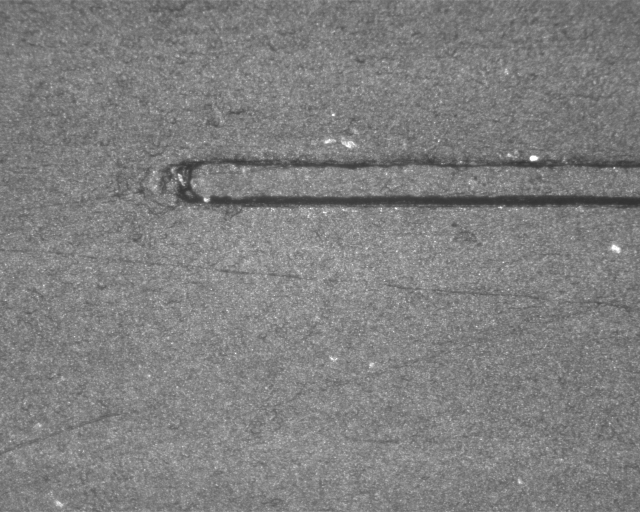
#> input picture 36.50_43.50_2.5x_0.15step_clear/2.50/36.50_13.40_3.48.png, 1280 x 1024 px, found by its file name (shown at 1/2 size); its folder holds 4 pictures in this run
$ python image_stitching.py
#> lines starting #> are read from the running program, lines starting #| are printed output that depends on the picture
import cv2
import numpy as np
import os

STEP_SIZE = 0.15   # in mm
print(int((STEP_SIZE*1000/50)*24))

folder_path = r'E:\College\Projects\FYP_BARC\_CAMERA_IMAGES_\36.50_43.50_2.5x_0.15step_clear\2.50'
contents = os.listdir(folder_path)

prev_img = None
for i in range(len(contents)):
    path = os.path.join(folder_path, contents[i])

    if i == 0:
        base_img = cv2.imread(path)
#> base_img is the input picture: shape (1024, 1280, 3); min 45, max 255, mean 127.6
        prev_img = base_img
    else:
        img = (cv2.imread(path))[:, -int((STEP_SIZE*1000/50)*24):]

        zeros_to_add = np.zeros((1024, 1040, 3), dtype=np.uint8)
        result = np.hstack((img, zeros_to_add))

        concatenated_image = cv2.hconcat([prev_img, result])
        concatenated_image = concatenated_image[:, :-1040]

        prev_img = concatenated_image
#> pass 2 of the loop `for i in range(len(contents)):`:
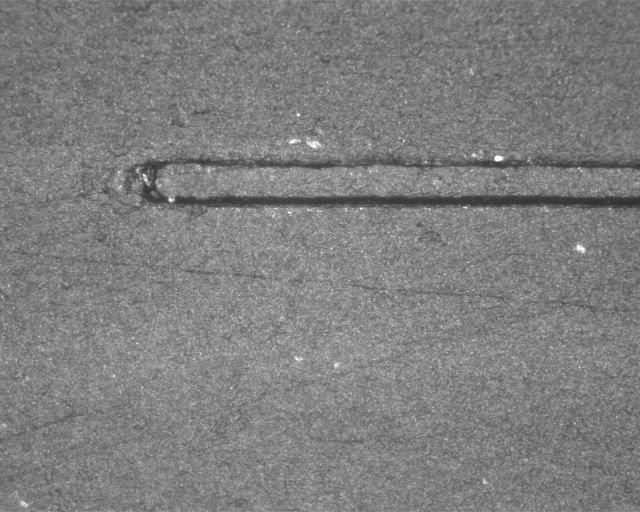
#> input picture 36.50_43.50_2.5x_0.15step_clear/2.50/36.65_13.40_3.48.png, 1280 x 1024 px, found by its file name (shown at 1/2 size)
#> `result = np.hstack((img, zeros_to_add))`:
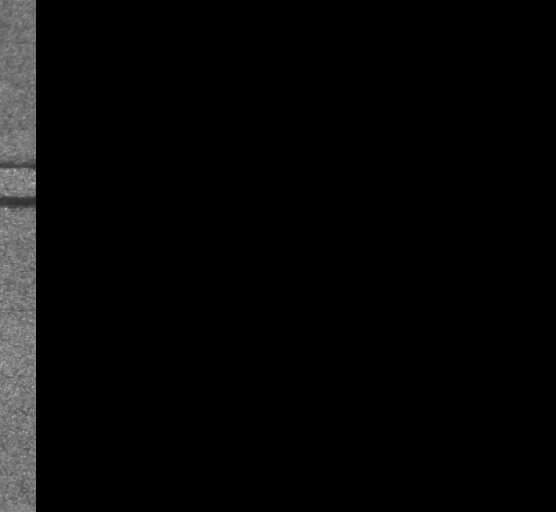
#> result: shape (1024, 1112, 3) (shown at 1/2 size); min 0, max 230, mean 7.6
#> `concatenated_image = concatenated_image[:, :-1040]`:
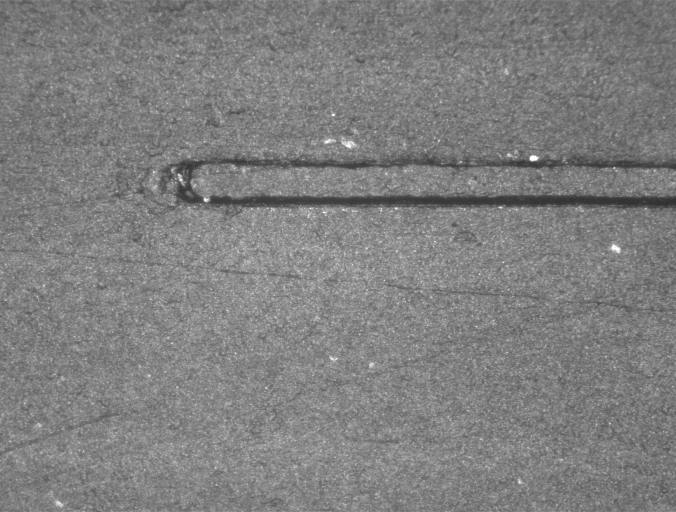
#> concatenated_image: shape (1024, 1352, 3) (shown at 1/2 size); min 45, max 255, mean 127.1
#> pass 3 of the loop `for i in range(len(contents)):`:
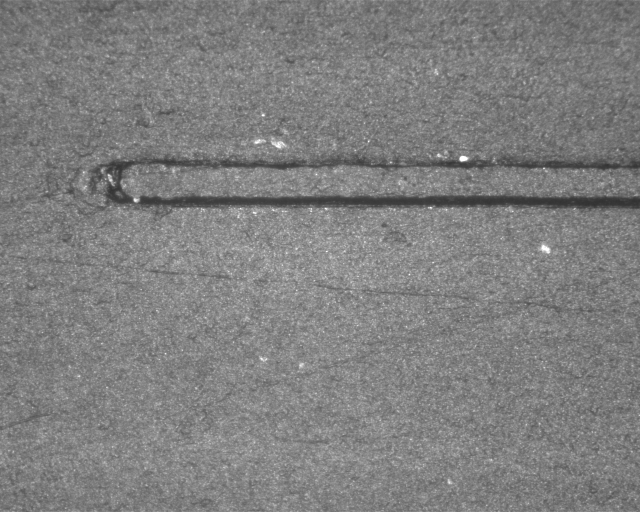
#> input picture 36.50_43.50_2.5x_0.15step_clear/2.50/36.80_13.40_3.48.png, 1280 x 1024 px, found by its file name (shown at 1/2 size)
#> `result = np.hstack((img, zeros_to_add))`:
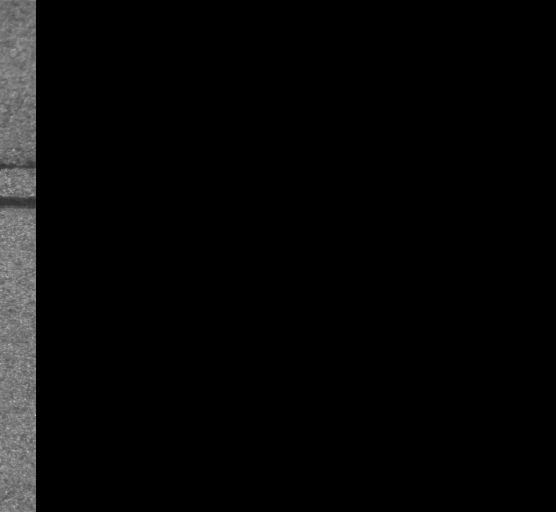
#> result: shape (1024, 1112, 3) (shown at 1/2 size); min 0, max 214, mean 7.7
#> `concatenated_image = concatenated_image[:, :-1040]`:
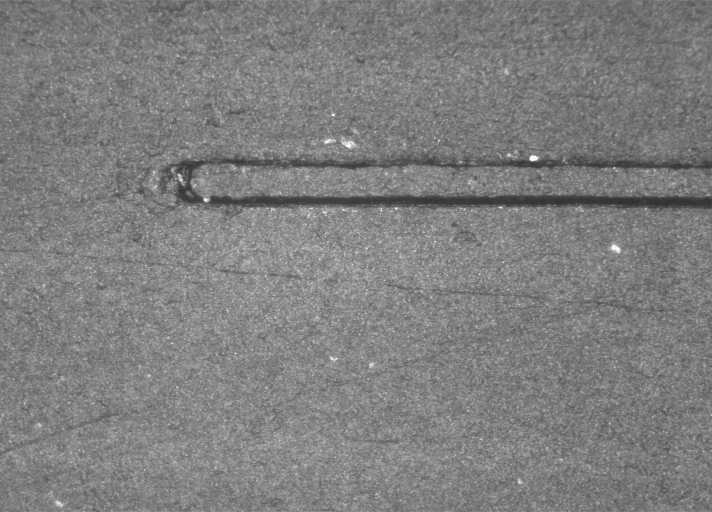
#> concatenated_image: shape (1024, 1424, 3) (shown at 1/2 size); min 45, max 255, mean 126.6
#> the loop made 4 passes; the first 3 are shown

print(os.path.join(folder_path, "concatenated.png"))
cv2.imwrite(os.path.join(folder_path, "concatenated.png"), concatenated_image)
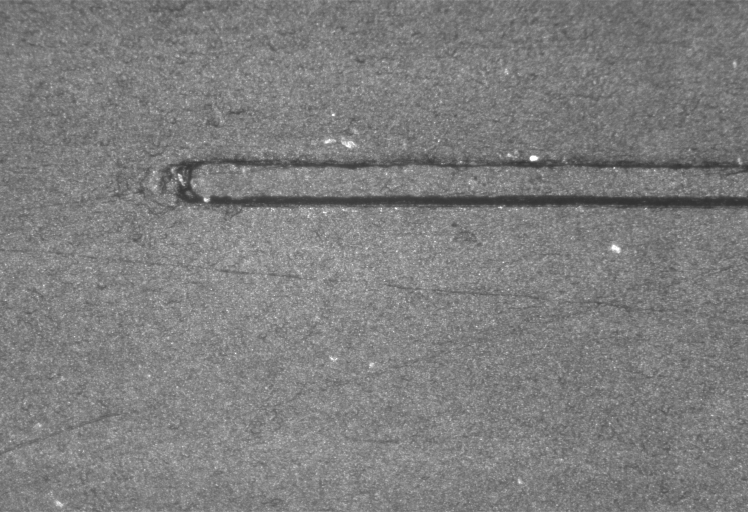
#> saved as concatenated.png: shape (1024, 1496, 3) (shown at 1/2 size); min 45, max 255, mean 126.2
